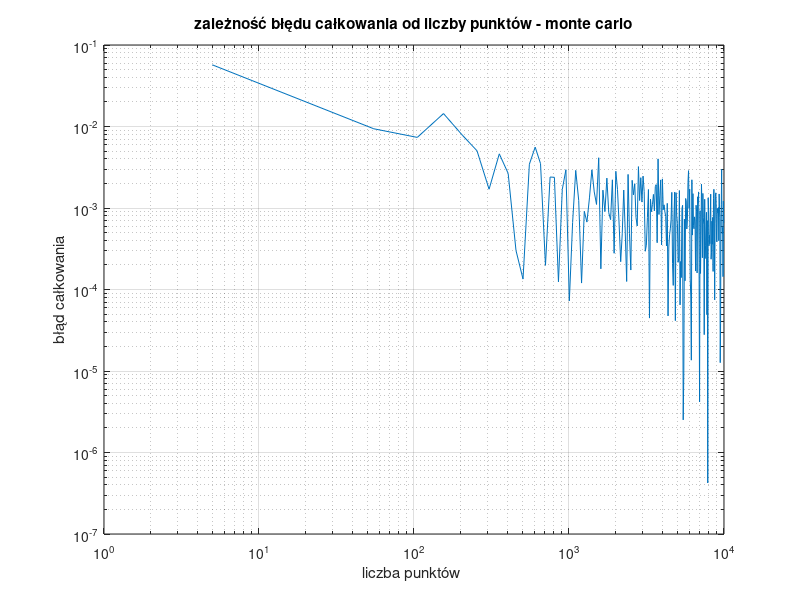

Write MATLAB code to recreate this figure.
function [ft_5, yrmax, Nt, xr, yr, integration_error] = monte_carlo_accuracy_evaluation()
    % Numeryczne całkowanie metodą Monte Carlo.
    %
    % ft_5 - gęstość funkcji prawdopodobieństwa dla n=5
    %
    % yrmax - maksymalna dopuszczalna wartość współrzędnej y losowanych punktów
    %
    % Nt - wektor wierszowy zawierający liczby losowań, dla których obliczano
    %     wektor błędów całkowania integration_error.
    %
    % [xr, yr] - tablice komórkowe zawierające informacje o wylosowanych punktach.
    %     Tablice te mają rozmiar [1, length(Nt)]. W komórkach xr{1,i} oraz yr{1,i}
    %     zawarte są współrzędne x oraz y wszystkich punktów zastosowanych
    %     do obliczenia całki przy losowaniu Nt(1,i) punktów.
    %
    % integration_error - wektor wierszowy. Każdy element integration_error(1,i)
    %     zawiera błąd całkowania obliczony dla liczby losowań równej Nt(1,i).
    %     Zakładając, że obliczona wartość całki dla Nt(1,i) próbek wynosi
    %     integration_result, błąd jest definiowany jako:
    %     integration_error(1,i) = abs(integration_result - reference_value),
    %     gdzie reference_value to wartość referencyjna całki.

 
    reference_value = 0.0473612919396179; % wartość referencyjna całki

    ft_5 = failure_density_function(5);
    xrmax = 5;
    
    % Znajdź maksymalną wartość funkcji w przedziale [0, xrmax]
    x_test = linspace(0, xrmax, 1000);
    ft_test = failure_density_function(x_test);
    yrmax = max(ft_test) * 1.05; % Dodajemy 5% marginesu
    
    Nt = 5:50:10^4;
    xr = cell(1, length(Nt));
    yr = cell(1, length(Nt));
    integration_error = zeros(1, length(Nt));
    
    for i = 1:length(Nt)
        N = Nt(i);
        [integral_approx, xr{i}, yr{i}] = monte_carlo_integral(N, xrmax, yrmax);
        integration_error(i) = abs(integral_approx - reference_value);
    end
    
    figure;
    loglog(Nt, integration_error);
    xlabel('liczba punktów ');
    ylabel('błąd całkowania');
    title('zależność błędu całkowania od liczby punktów - monte carlo');
    grid on;

    saveas(gcf, 'zadanie4.png');
end

function [integral_approximation, x, y] = monte_carlo_integral(N, xmax, ymax)
    % Oblicza przybliżoną wartość całki oznaczonej z funkcji gęstości
    % prawdopodobieństwa (failure_density_function) przy użyciu
    % metody Monte Carlo.
    %
    % N – liczba losowanych punktów
    % xmax – koniec przedziału całkowania [0, xmax]
    % ymax – górna granica wartości funkcji w przedziale [0, xmax]
    %        (musi spełniać warunek ymax ≥ max(f(x)))
    % integral_approximation – przybliżona wartość całki
    % x – wektor wierszowy o długości N z wylosowanymi wartościami x z [0, xmax]
    % y – wektor wierszowy o długości N z wylosowanymi wartościami y z [0, ymax]
    
 
    
    
    x = xmax * rand(1, N);
    y = ymax * rand(1, N);
    
    % Obliczenie wartości funkcji dla wylosowanych x
    ft_values = failure_density_function(x);
    
    % Zliczenie punktów pod krzywą
    points_under_curve = sum(y <= ft_values);
    
    % Obliczenie przybliżonej wartości całki
    integral_approximation = (points_under_curve / N) * (xmax * ymax);
end

function ft = failure_density_function(t)
    % Zwraca wartości funkcji gęstości prawdopodobieństwa wystąpienia awarii
    % urządzenia elektronicznego dla zadanych wartości czasu t.
    %
    % t – wektor wartości czasu (wyrażonych w latach), dla których obliczane
    %   są wartości funkcji gęstości prawdopodobieństwa.
    %
    % ft – wektor zawierający wartości funkcji gęstości prawdopodobieństwa
    %      odpowiadające kolejnym elementom wektora t.
    o = 3;
    u = 10;
    
    ft = (1/(o*sqrt(2*pi))) * exp(-(t-u).^2 / (2*o^2));
end